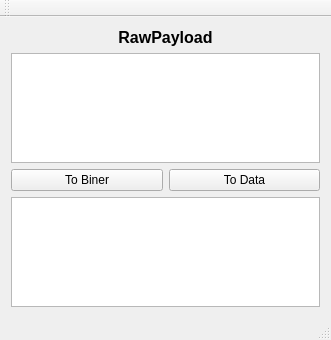
<?xml version="1.0" encoding="UTF-8"?>
<ui version="4.0">
 <class>MainWindow</class>
 <widget class="QMainWindow" name="MainWindow">
  <property name="geometry">
   <rect>
    <x>0</x>
    <y>0</y>
    <width>331</width>
    <height>340</height>
   </rect>
  </property>
  <property name="windowTitle">
   <string>SkyWave Debug</string>
  </property>
  <widget class="QWidget" name="centralWidget">
   <layout class="QGridLayout" name="gridLayout">
    <item row="0" column="0">
     <layout class="QVBoxLayout" name="verticalLayout">
      <item>
       <widget class="QLabel" name="lblRawPayload">
        <property name="font">
         <font>
          <pointsize>12</pointsize>
          <weight>75</weight>
          <bold>true</bold>
         </font>
        </property>
        <property name="text">
         <string>RawPayload</string>
        </property>
        <property name="alignment">
         <set>Qt::AlignCenter</set>
        </property>
       </widget>
      </item>
      <item>
       <widget class="QTextEdit" name="txtRawPayload"/>
      </item>
      <item>
       <layout class="QHBoxLayout" name="horizontalLayout">
        <item>
         <widget class="QPushButton" name="pbBiner">
          <property name="text">
           <string>To Biner</string>
          </property>
         </widget>
        </item>
        <item>
         <widget class="QPushButton" name="pbData">
          <property name="text">
           <string>To Data</string>
          </property>
         </widget>
        </item>
       </layout>
      </item>
      <item>
       <widget class="QTextEdit" name="txtResult"/>
      </item>
     </layout>
    </item>
   </layout>
  </widget>
  <widget class="QMenuBar" name="menuBar">
   <property name="geometry">
    <rect>
     <x>0</x>
     <y>0</y>
     <width>331</width>
     <height>22</height>
    </rect>
   </property>
  </widget>
  <widget class="QToolBar" name="mainToolBar">
   <attribute name="toolBarArea">
    <enum>TopToolBarArea</enum>
   </attribute>
   <attribute name="toolBarBreak">
    <bool>false</bool>
   </attribute>
  </widget>
  <widget class="QStatusBar" name="statusBar"/>
 </widget>
 <layoutdefault spacing="6" margin="11"/>
 <resources/>
 <connections/>
</ui>
